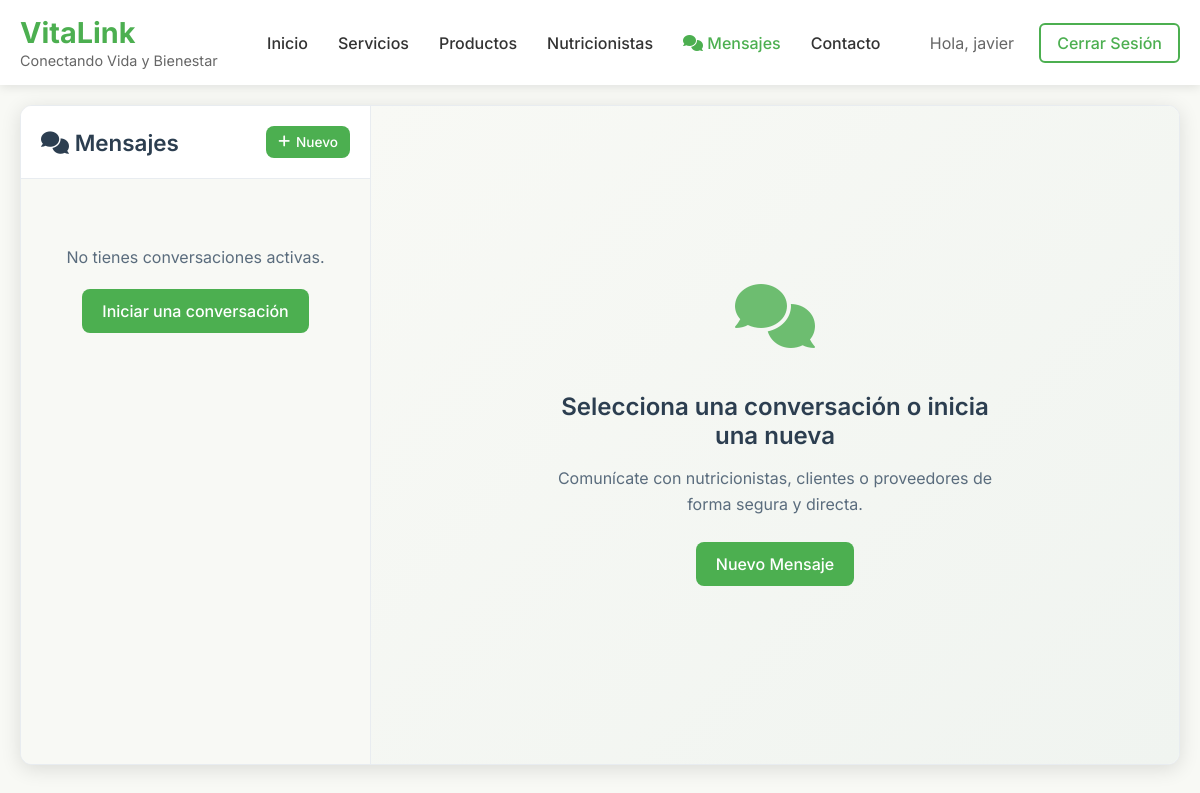
Page /mensajes/ (signed in) on the earlier database version.
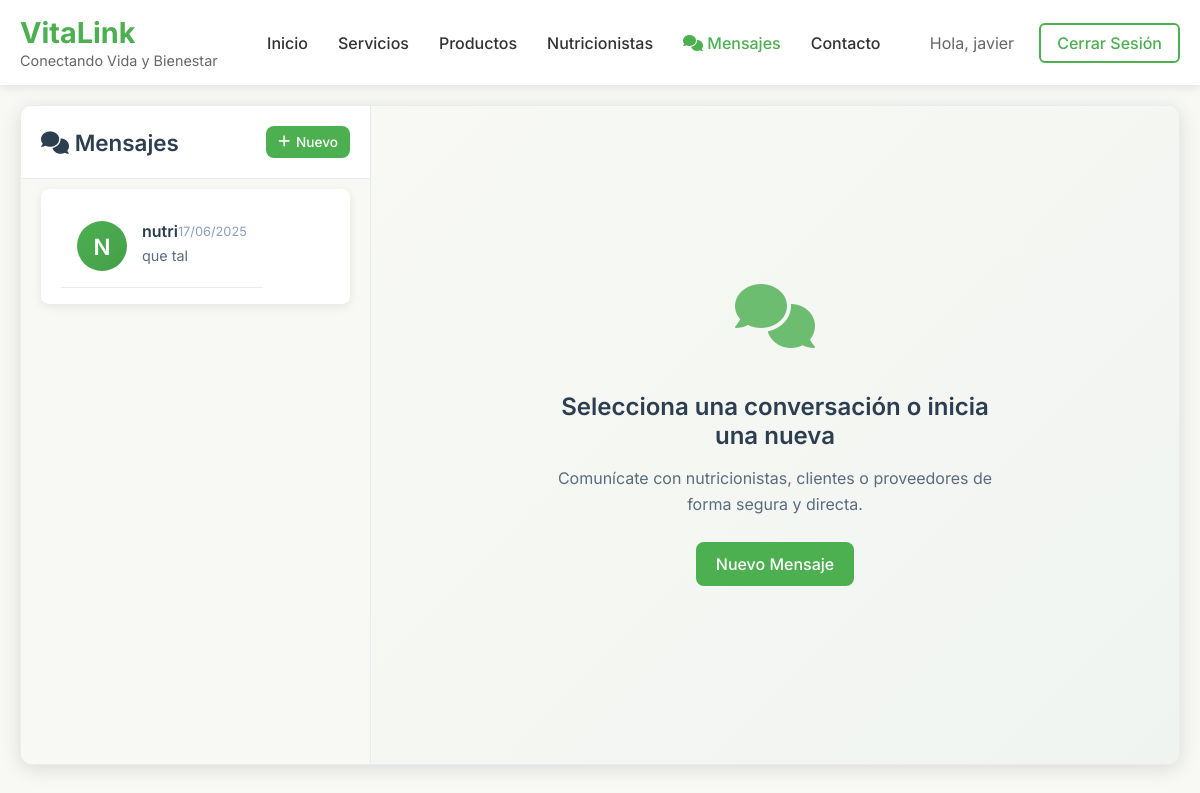
Same page on the later database version.
### listnutricionista/models.py (models this page shows)
class Usuario(AbstractUser):
    es_nutricionista = models.BooleanField(default=False)
    certificacion_venta_productos = models.BooleanField(default=False)
    esta_suscrito = models.BooleanField(default=False)

### mensajeria/models.py (models this page shows, shortened)
class Mensaje(models.Model):
    conversacion = models.ForeignKey(Conversacion, on_delete=models.CASCADE, related_name='mensajes')
    remitente = models.ForeignKey(settings.AUTH_USER_MODEL, on_delete=models.CASCADE, related_name='mensajes_enviados')
    contenido = models.TextField()
    fecha_envio = models.DateTimeField(default=timezone.now)
    leido = models.BooleanField(default=False)
    fecha_lectura = models.DateTimeField(blank=True, null=True)
    class Meta:
        ordering = ['fecha_envio']
        verbose_name = 'Mensaje'
        verbose_name_plural = 'Mensajes'

### mensajeria/views.py (the view)
# urls.py: path('', views.lista_conversaciones, name='lista_conversaciones'),
@login_required
def lista_conversaciones(request):
    participaciones = Participante.objects.filter(
        usuario=request.user
    ).select_related('conversacion')
    conversaciones_ids = [p.conversacion.id for p in participaciones]
    conversaciones = Conversacion.objects.filter(
        id__in=conversaciones_ids
    ).annotate(
        ultimo_mensaje_fecha=Max('mensajes__fecha_envio'),
        mensajes_no_leidos=Count('participantes__no_leidos',
                                filter=Q(participantes__usuario=request.user) &
                                       Q(participantes__no_leidos__gt=0))
    ).order_by('-ultimo_mensaje_fecha')
    conversaciones_data = []
    for conv in conversaciones:
        otro_participante = conv.participantes.exclude(usuario=request.user).first()
        if otro_participante:
            ultimo_mensaje = conv.ultimo_mensaje()
            participante_actual = conv.participantes.filter(usuario=request.user).first()
            no_leidos = participante_actual.no_leidos if participante_actual else 0
            conversaciones_data.append({
                'id': conv.id,
                'otro_usuario': otro_participante.usuario,
                'ultimo_mensaje': ultimo_mensaje,
                'no_leidos': no_leidos,
                'fecha_ultimo': conv.ultimo_mensaje_fecha,
            })
    return render(request, 'mensajeria/lista_conversaciones.html', {
        'conversaciones': conversaciones_data,
    })

### mensajeria/models.py (called while the page is built)
    def ultimo_mensaje(self):
        return self.mensajes.order_by('-fecha_envio').first()

### mensajeria/templates/mensajeria/lista_conversaciones.html (shortened to what this page needs)
<!DOCTYPE html>
{% load static %}
<html lang="es">
<head>
    <link rel="stylesheet" href="https://cdnjs.cloudflare.com/ajax/libs/font-awesome/6.0.0/css/all.min.css">
    <link rel="stylesheet" href="{% static 'mensajeria/css/mensajeria.css' %}">
</head>
<body>
    <header class="header">
        <nav class="nav">
            <div class="nav-container">
                <div class="nav-logo">
                    <a href="/" style="text-decoration: none; color: inherit;">
                        <h2>VitaLink</h2>
                        <span class="logo-tagline">Conectando Vida y Bienestar</span>
                    </a>
                </div>
                <ul class="nav-menu">
                    <li><a href="/#inicio" class="nav-link">Inicio</a></li>
                    <li><a href="/#servicios" class="nav-link">Servicios</a></li>
                    <li><a href="/#productos" class="nav-link">Productos</a></li>
                    <li><a href="/listanutricionista/nutricionistas" class="nav-link">Nutricionistas</a></li>
                    <li><a href="{% url 'mensajeria:lista_conversaciones' %}" class="nav-link active">
                        <i class="fas fa-comments"></i> Mensajes
                    </a></li>
                    <li><a href="/#contacto" class="nav-link">Contacto</a></li>
                </ul>
                <div class="nav-actions">
                    {% if user.is_authenticated %}
                        <span style="color: #666; margin-right: 10px;">Hola, {{ user.get_full_name|default:user.username }}</span>
                        <a href="/admin/logout/" class="btn-secondary">Cerrar Sesión</a>
                    {% else %}
                        <a href="/admin/login/" class="btn-secondary">Iniciar Sesión</a>
                    {% endif %}
                </div>
            </div>
        </nav>
    </header>
    <main class="main-content">
        <div class="mensajeria-wrapper">
            <div class="mensajeria-sidebar" id="sidebar">
                <div class="sidebar-header">
                    <h2><i class="fas fa-comments"></i> Mensajes</h2>
                    <a href="{% url 'mensajeria:nueva_conversacion' %}" class="btn-nuevo">
                        <i class="fas fa-plus"></i> Nuevo
                    </a>
                </div>
                <div class="conversaciones-container">
                    {% if conversaciones %}
                        {% for conv in conversaciones %}
                        <div class="conversacion-item {% if conv.no_leidos > 0 %}no-leido{% endif %}">
                            <a href="{% url 'mensajeria:detalle_conversacion' conv.id %}" style="text-decoration: none; color: inherit; display: flex; padding: 16px; border-bottom: 1px solid #e8ecf0; transition: background-color 0.3s;">
                                <div style="width: 50px; height: 50px; border-radius: 50%; background: linear-gradient(135deg, #4caf50, #45a049); color: white; display: flex; align-items: center; justify-content: center; font-size: 1.4rem; font-weight: 600; margin-right: 15px;">
                                    {{ conv.otro_usuario.first_name|first|default:conv.otro_usuario.username|first|upper }}
                                </div>
                                <div style="flex: 1;">
                                    <div style="display: flex; justify-content: space-between; align-items: center; margin-bottom: 6px;">
                                        <h4 style="margin: 0; font-size: 1rem; font-weight: 600; color: #2c3e50;">
                                            {{ conv.otro_usuario.get_full_name|default:conv.otro_usuario.username }}
                                        </h4>
                                        {% if conv.fecha_ultimo %}
                                            <span style="font-size: 0.8rem; color: #8b9dc3;">{{ conv.fecha_ultimo|date:"d/m/Y" }}</span>
                                        {% endif %}
                                    </div>
                                    <div style="display: flex; justify-content: space-between; align-items: center;">
                                        {% if conv.ultimo_mensaje %}
                                            <p style="margin: 0; font-size: 0.9rem; color: #5a6c7d; white-space: nowrap; overflow: hidden; text-overflow: ellipsis;">
                                                {{ conv.ultimo_mensaje.contenido|truncatechars:50 }}
                                            </p>
                                        {% else %}
                                            <p style="margin: 0; font-size: 0.9rem; color: #8b9dc3; font-style: italic;">Sin mensajes</p>
                                        {% endif %}
                                    </div>
                                </div>
                            </a>
                        </div>
                        {% endfor %}
                    {% else %}
                        <div class="no-conversaciones">
                            <p>No tienes conversaciones activas.</p>
                            <a href="{% url 'mensajeria:nueva_conversacion' %}" class="btn-iniciar">Iniciar una conversación</a>
                        </div>
                    {% endif %}
                </div>
            </div>
            <div class="mensajeria-main">
                <div class="mensaje-bienvenida">
                    <i class="fas fa-comments"></i>
                    <h3>Selecciona una conversación o inicia una nueva</h3>
                    <p>Comunícate con nutricionistas, clientes o proveedores de forma segura y directa.</p>
                    <a href="{% url 'mensajeria:nueva_conversacion' %}" class="btn-iniciar">Nuevo Mensaje</a>
                </div>
            </div>
        </div>
    </main>
</body>
</html>

### mensajeria/static/mensajeria/css/mensajeria.css (style rules this page uses)
:root { --primary-green: #4caf50; --light-green: #e7f5e7; --cream-bg: #f8f9f5; --white: #ffffff; --text-dark: #2c3e50; --text-medium: #5a6c7d; --text-light: #8b9dc3; --border-light: #e8ecf0; --shadow-light: 0 2px 10px rgba(0, 0, 0, 0.08); --shadow-medium: 0 4px 20px rgba(0, 0, 0, 0.12); --border-radius: 12px; --border-radius-small: 8px; --transition: all 0.3s ease; --header-height: 80px; }
.mensajeria-sidebar { width: 350px; border-right: 1px solid var(--border-light); display: flex; flex-direction: column; background-color: var(--cream-bg); flex-shrink: 0; min-height: 0; }
.conversacion-item { display: flex; padding: 16px 20px; border-bottom: 1px solid var(--border-light); text-decoration: none; color: var(--text-dark); transition: var(--transition); background-color: var(--white); margin: 0 10px 8px; border-radius: var(--border-radius-small); box-shadow: var(--shadow-light); }
.conversacion-item { animation: fadeIn 0.2s ease-out; }
* { box-sizing: border-box; }
.mensajeria-content, .mensajeria-sidebar { overflow: hidden; }
.mensajeria-content > *, .mensajeria-sidebar > * { flex-shrink: 0; }

### mensajeria/templates/mensajeria/lista_conversaciones.html (style rules this page uses)
body { margin: 0; padding: 0; font-family: 'Inter', sans-serif; background-color: #f8f9f5; }
.header { background-color: #fff; box-shadow: 0 2px 10px rgba(0, 0, 0, 0.1); position: sticky; top: 0; z-index: 100; }
.nav { padding: 0; }
.nav-container { max-width: 1200px; margin: 0 auto; display: flex; justify-content: space-between; align-items: center; padding: 15px 20px; }
.nav-logo h2 { color: #4caf50; margin: 0; font-size: 1.8rem; font-weight: 700; }
.logo-tagline { color: #666; font-size: 0.9rem; font-weight: 400; }
.nav-menu { display: flex; list-style: none; margin: 0; padding: 0; gap: 30px; }
.nav-link { text-decoration: none; color: #333; font-weight: 500; transition: color 0.3s; }
.nav-link:hover, .nav-link.active { color: #4caf50; }
.nav-actions { display: flex; gap: 15px; align-items: center; }
.btn-secondary { background-color: transparent; color: #4caf50; border: 2px solid #4caf50; padding: 8px 16px; border-radius: 6px; text-decoration: none; font-weight: 500; transition: all 0.3s; }
.main-content { padding: 20px; max-width: 1400px; margin: 0 auto; }
.mensajeria-wrapper { display: flex; height: calc(100vh - 140px); background-color: #fff; border-radius: 12px; box-shadow: 0 4px 20px rgba(0, 0, 0, 0.12); overflow: hidden; border: 1px solid #e8ecf0; }
.mensajeria-sidebar { width: 350px; border-right: 1px solid #e8ecf0; display: flex; flex-direction: column; background-color: #f8f9f5; }
.sidebar-header { padding: 20px; border-bottom: 1px solid #e8ecf0; background-color: #fff; display: flex; justify-content: space-between; align-items: center; }
.sidebar-header h2 { margin: 0; font-size: 1.4rem; color: #2c3e50; font-weight: 600; }
.btn-nuevo { background-color: #4caf50; color: white; border: none; padding: 8px 12px; border-radius: 8px; font-size: 0.85rem; font-weight: 500; cursor: pointer; transition: all 0.3s; text-decoration: none; display: inline-flex; align-items: center; gap: 6px; }
.conversaciones-container { flex: 1; overflow-y: auto; padding: 10px; }
.btn-iniciar { background-color: #4caf50; color: white; border: none; padding: 12px 20px; border-radius: 8px; font-size: 1rem; font-weight: 500; cursor: pointer; transition: all 0.3s; text-decoration: none; display: inline-block; }
.mensajeria-main { flex: 1; display: flex; align-items: center; justify-content: center; background: linear-gradient(135deg, #f8f9f5, #f0f4f0); padding: 40px; }
.mensaje-bienvenida { text-align: center; max-width: 450px; }
.mensaje-bienvenida i { font-size: 4rem; color: #4caf50; margin-bottom: 20px; opacity: 0.8; }
.mensaje-bienvenida h3 { margin-bottom: 15px; color: #2c3e50; font-size: 1.5rem; font-weight: 600; }
.mensaje-bienvenida p { color: #5a6c7d; margin-bottom: 25px; line-height: 1.6; font-size: 1rem; }

Differences in the rows shown:
added Usuario: otro_usuario.first_name|first "N", otro_usuario.get_full_name "nutri", fecha_ultimo "17/06/2025", ultimo_mensaje.contenido "que tal"
Other differences:
text no longer shown: "No tienes conversaciones activas. Iniciar una conversación"
